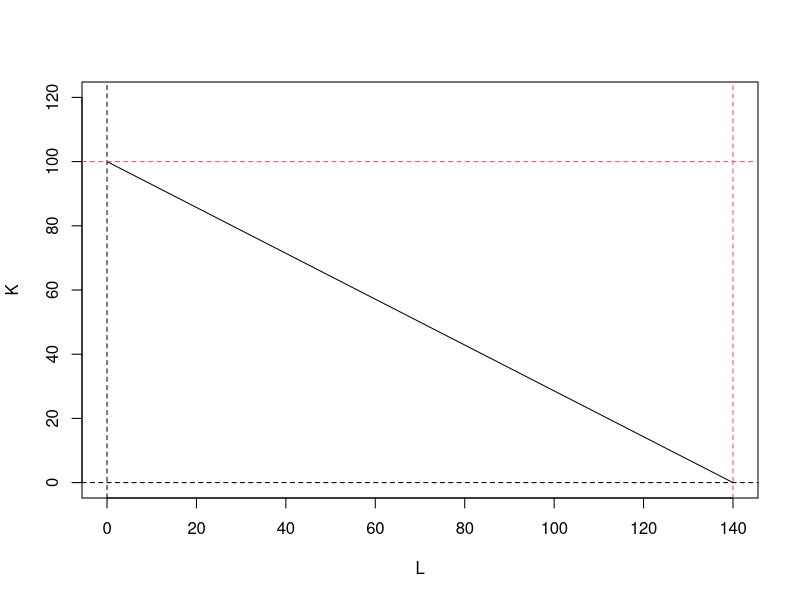
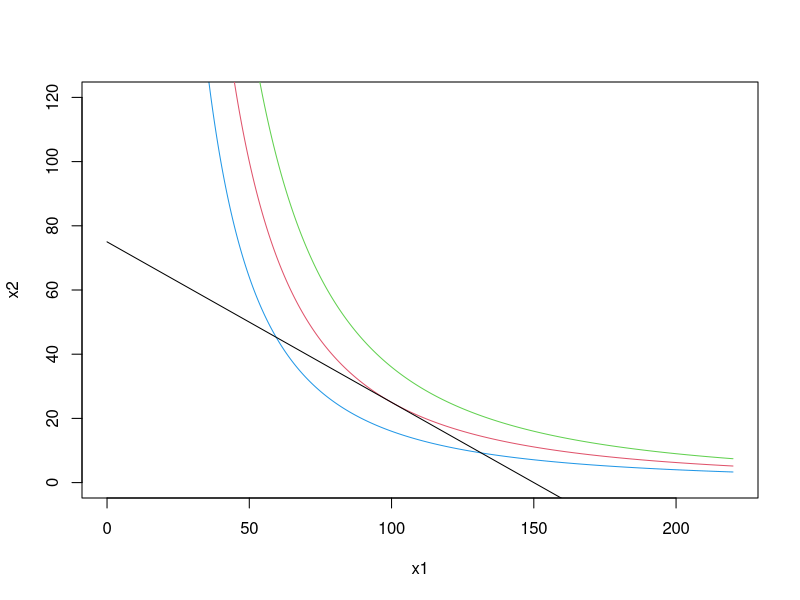
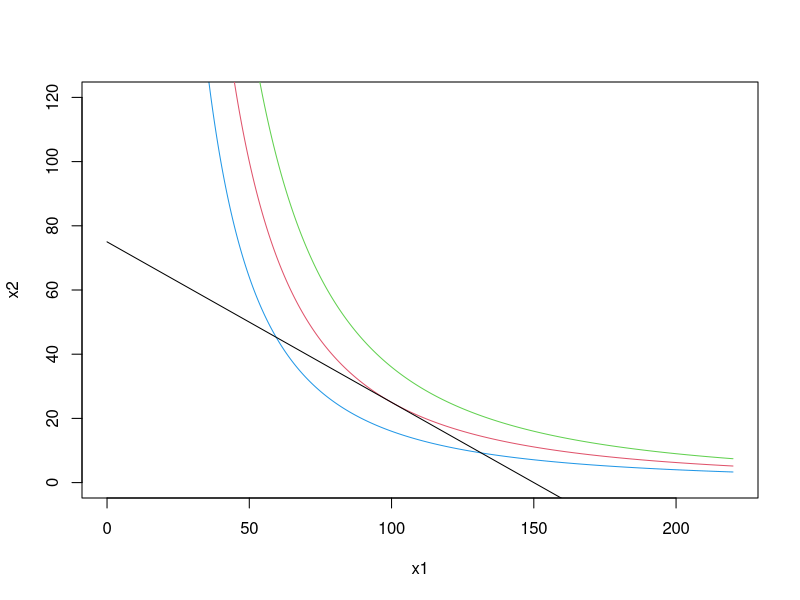
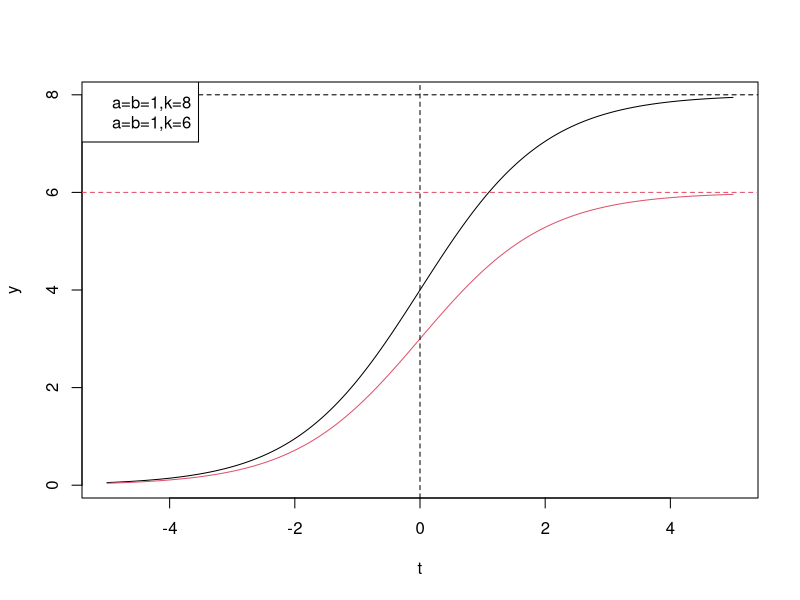

The R script that drew these images, in order:
## ---- chunk 1
knitr::opts_chunk$set(fig.pos = "!H", out.extra = "")
## ---- chunk 2
L = pretty(c(0,140),3000)
K=-5/7*L+100
plot(L,K,type = "l",xlab="L",ylab="K",ylim = c(0,120))
abline(v=0,lty=2)
abline(h=0,lty=2)
abline(h=100,col=2,lty=2)
abline(v=140,col=2,lty=2)
## ---- chunk 3
t = pretty(c(0,220),80000)
y = (400/t)^2
plot(t,y,type = "l",xlab="x1",ylab="x2",ylim = c(0,120),col=4)
lines(t,(500/t)^2,col=2)
lines(t,(600/t)^2,col=3)
lines(t,75-t/2)
## ---- chunk 4
t = pretty(c(0,220),80000)
y = (400/t)^2
plot(t,y,type = "l",xlab="x1",ylab="x2",ylim = c(0,120),col=4)
lines(t,(500/t)^2,col=2)
lines(t,(600/t)^2,col=3)
lines(t,75-t/2)
## ---- chunk 5
y<-function(k,a,b,t) k/(1+b*exp(-a*t))

t = pretty(c(-5,5),3000)
a=b=1

plot(t,y(8,a,b,t),type = "l",xlab="t",ylab="y")
lines(t,y(6,a,b,t),col=2)
abline(v=0,lty=2)
abline(h=8,col=1,lty=2)
abline(h=6,col=2,lty=2)
legend("topleft",c("a=b=1,k=8","a=b=1,k=6"),col=c(1,2))
